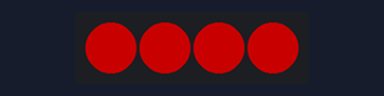
The sketch below on a simulated ESP32. Shown: 4 RGB LEDs in strip order, left to right. Dim RGB values are drawn brighter than linear.

Above: at 1.0 s.
At 3.0 s:
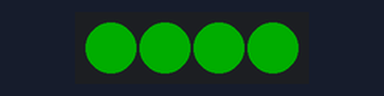
At 5.0 s:
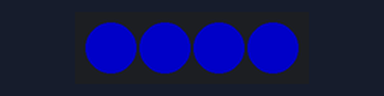
Timing chart, 0 to 7.8 s (numbered marks = the images above):
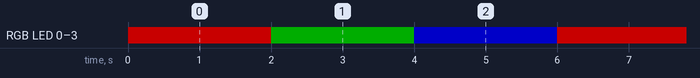

The sketch:

test-4-LEDS.ino
```cpp
#include <FastLED.h>

#define LED_PIN     26          // Data pin connected to the LED strip
#define NUM_LEDS    4          // Number of RGB pixels
#define LED_TYPE    WS2812B
#define COLOR_ORDER GRB
#define BRIGHTNESS  100

CRGB leds[NUM_LEDS];

void setup() {
  FastLED.addLeds<LED_TYPE, LED_PIN, COLOR_ORDER>(leds, NUM_LEDS);
  FastLED.setBrightness(BRIGHTNESS);
}

void loop() {
  // RED
  fill_solid(leds, NUM_LEDS, CRGB::Red);
  FastLED.show();
  delay(2000);

  // GREEN
  fill_solid(leds, NUM_LEDS, CRGB::Green);
  FastLED.show();
  delay(2000);

  // BLUE
  fill_solid(leds, NUM_LEDS, CRGB::Blue);
  FastLED.show();
  delay(2000);
}
```

Measured:
- by itself, RGB LED 0–3: repeats every 6.0 s: RGB(0, 50, 0) 2.0 s, RGB(0, 0, 100) 2.0 s, RGB(100, 0, 0) 2.0 s
- by itself, everything shown: repeats every 6.0 s, in 3 steps
